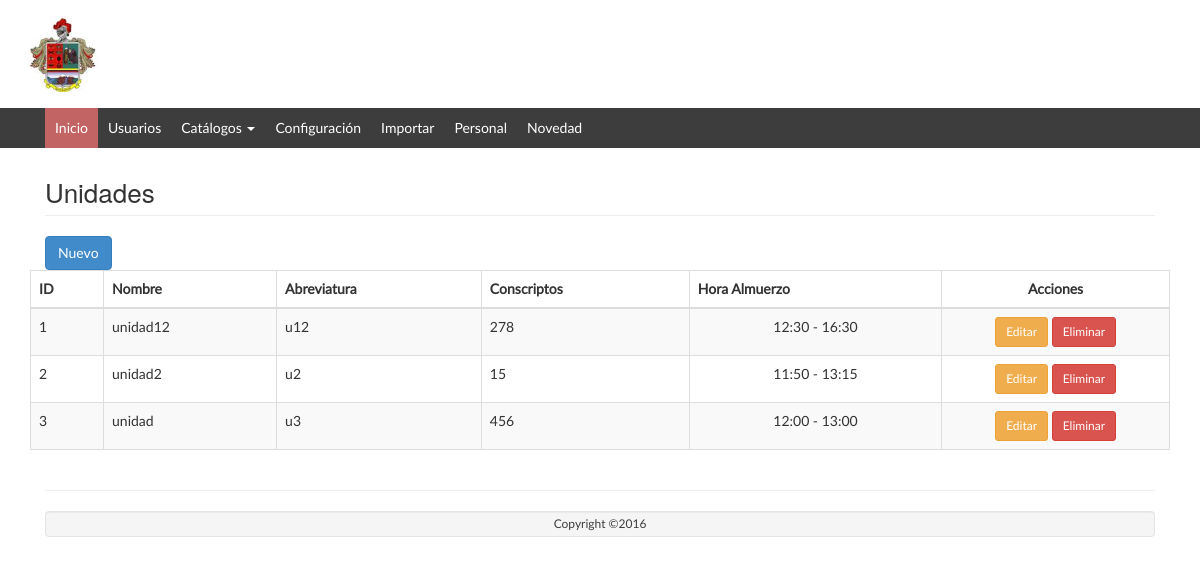
/Unidad/listar/, run on an earlier commit of the app's database.
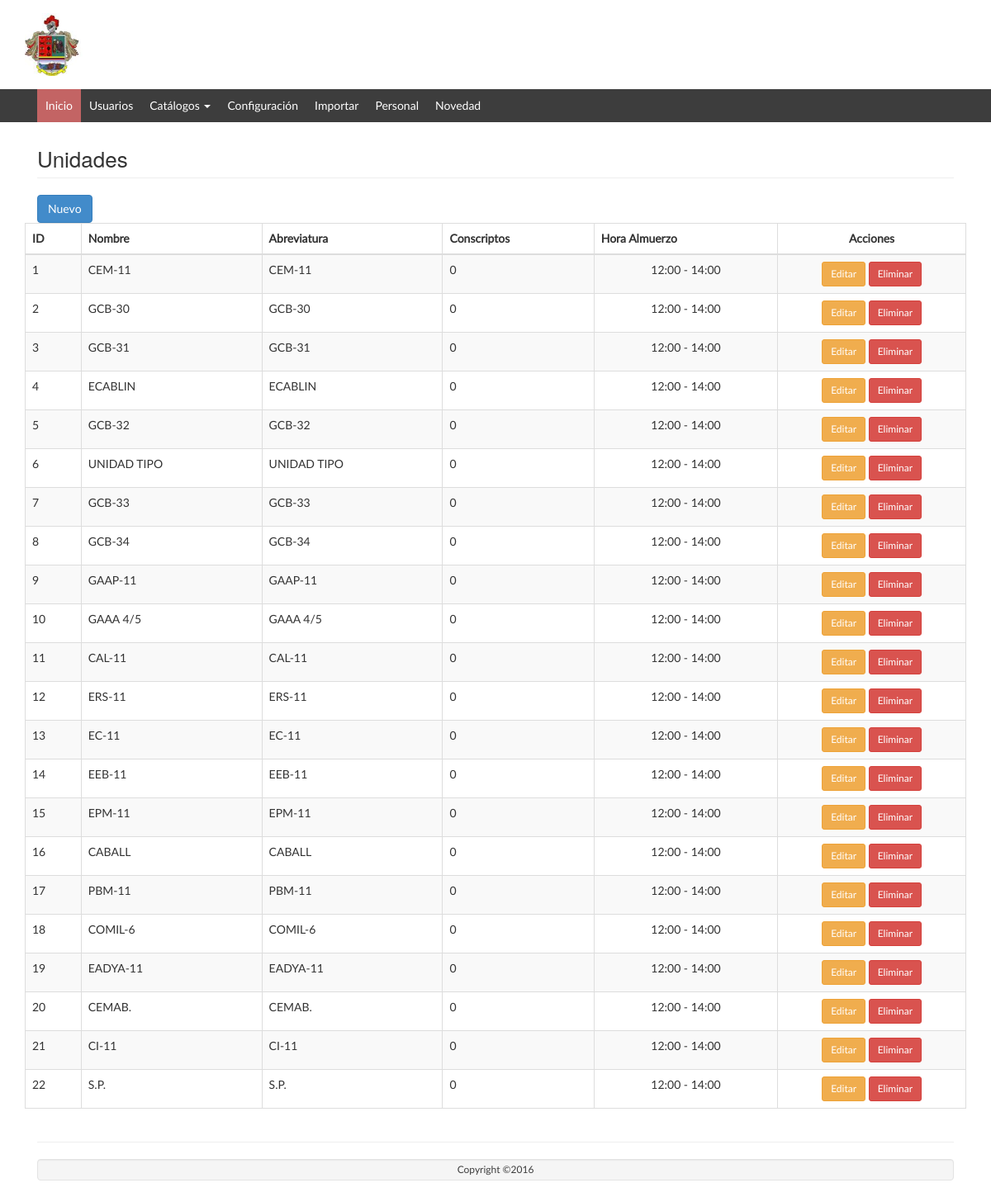
And on a later commit of the database.
### tables this page shows
CREATE TABLE `unidad` (
  `id` int(11) NOT NULL AUTO_INCREMENT,
  `nombre` varchar(128) NOT NULL,
  `descripcion` varchar(256) NOT NULL,
  `abreviatura` varchar(64) NOT NULL,
  `num_conscriptos` int(11) DEFAULT '0',
  `activo` tinyint(4) NOT NULL DEFAULT '1',
  `hora_inicio` time NOT NULL,
  `hora_fin` time NOT NULL,
  PRIMARY KEY (`id`)
);

### app/controllers/UnidadController.php (called while the page is built, shortened)
<?php
require_once (PATH_MODELS . "/UnidadModel.php");
class UnidadController {
	public function listar() {
		$model = new UnidadModel();
		$datos = $model->getlistadoUnidad();
		require_once PATH_VIEWS."/Unidad/view.list.php";
	}
}

### index.php (called while the page is built, shortened)
<?php
if(isset($_GET['action'])){
	$redirect = ($_GET['action']!='')?$_GET['action']:"listar";
}
$controller = new $controllerName();
$controller->$redirect();
?>

### public/views/Unidad/index.php (called while the page is built, shortened)
<?php
require_once("../../../index.php");
?>

### app/models/UnidadModel.php (called while the page is built, shortened)
<?php
require_once(PATH_MODELS."/BaseModel.php");
class UnidadModel {
	public function getlistadoUnidad(){
		$model = new BaseModel();
		$sql = "select * from unidad where activo = 1";
		return $model->execSql($sql, array(),true);
	}
}

### app/models/BaseModel.php (called while the page is built, shortened)
<?php
class BaseModel
{
	private $pdo;
	private function openConexion(){
		try{
			$this->pdo = new PDO('mysql:host='.HOSTNAME_DATABASE.';dbname='.DATABASE.';charset=utf8', USERNAME, PASSWORD);
			$this->pdo->setAttribute(PDO::ATTR_ERRMODE, PDO::ERRMODE_EXCEPTION);
		}
		catch(Exception $e){
			die($e->getMessage());
		}
	}
	private function closeConexion(){
		$this->pdo =  null;
	}
	public function execSql($sql,$parameters, $list = false, $obtainId = false){
		try	{
			$stm = $this->pdo->prepare($sql);
			$stm->execute($parameters);
			if($obtainId){
				$result = $this->pdo->lastInsertId();
			} else {
				if($list){
					$result = $stm->fetchAll(PDO::FETCH_OBJ);
				} else {
					$result = $stm->fetch(PDO::FETCH_OBJ);
				}
			}
		}catch(Exception $e){
			die($e->getMessage());
		}
		return $result;
	}
}

### public/views/Unidad/view.list.php (the view, shortened to what this page needs)
<?php include_once PATH_TEMPLATE.'/header.php';?>
<div class="row">
	<div class="col-lg-12">
    	<h1 class="page-header">Unidades</h1>
   	</div>
</div>
<div class="row">
	<div class="col-lg-12">
		<button class="btn btn-primary" id="modalOpen">
			<i class="glyphicon glyphicon-plus"></i> Nuevo
		</button>
	</div>
	<table class="table table-striped table-bordered table-hover" id="dataTables-example">
    <thead>
	    <tr>
	    	<th>ID</th>
		    <th>Nombre</th>
		    <th>Abreviatura</th>
		    <th>Conscriptos</th>
		    <th>Hora Almuerzo</th>
		    <th style="text-align: center; width: 20%">Acciones</th>
	    </tr>
    </thead>
    <tbody>
    	<?php foreach ($datos as $item) {
    		echo "<tr><td>".$item->id."</td>";
    		echo "<td>".$item->nombre."</td>";
    		echo "<td>".$item->abreviatura."</td>";
    		echo "<td>".$item->num_conscriptos."</td>";
    		echo "<td style='text-align: center;'>".date('H:i',strtotime($item->hora_inicio))." - ".date('H:i',strtotime($item->hora_fin))."</td>";
    		echo "<td align='center'><a href='javascript: loadModal(".$item->id.")' class='btn btn-warning btn-sm' title='Editar' >Editar</a>
					  <a href='javascript:if(confirm(\"Está seguro que desea eliminar el elemento seleccionado?\")){redirect(".$item->id.");}' class='btn btn-danger btn-sm' title='Eliminar'>Eliminar</a></td>";
    	}?>
    </tbody>
    </table>
</div>
<?php include_once PATH_TEMPLATE.'/footer.php';?>
<link href="<?php echo PATH_CSS; ?>/dataTables.bootstrap.css" rel="stylesheet">
<link href="<?php echo PATH_CSS; ?>/bootstrapValidator.min.css" rel="stylesheet">
</body>
</html>

### public/template/header.php (shortened to what this page needs)
<!DOCTYPE html>
<html>
<head>
    <link href="<?php echo PATH_CSS; ?>/bootstrap.min.css" rel="stylesheet" type="text/css" />
    <link href="<?php echo PATH_CSS; ?>/jquery-ui.min.css" rel="stylesheet" type="text/css" />
    <link href="<?php echo PATH_CSS; ?>/google-fonts.css" rel="stylesheet" type="text/css" />
    <link href="<?php echo PATH_CSS; ?>/font-awesome.min.css" rel="stylesheet" type="text/css" />
    <link href="<?php echo PATH_CSS; ?>/style.css" rel="stylesheet" type="text/css" />
      </head>
      <body class="skin-black">
         <div class="navbar navbar-inverse set-radius-zero">
        <div class="container">
            <div class="navbar-header">
                <a class="navbar-brand" href="index.html">
                    <img src="<?php echo PATH_IMAGES.'/ejercito.jpg'?>" width="70px"/>
                </a>
            </div>
        </div>
    </div>
    <section class="menu-section">
        <div class="container">
            <div class="row">
                    <div class="navbar-collapse collapse ">
                        <ul id="menu-top" class="nav navbar-nav">
                            <li><a class="menu-top-active" href="index.html">Inicio</a></li>
                            <li><a href="../../Usuario/listar/">Usuarios</a></li>
                            <li class="dropdown">
                            	<a data-submenu="" data-toggle="dropdown" tabindex="0" aria-expanded="false">Catálogos
                            		<span class="caret"></span>
                            	</a>
                            </li>
                             <li><a href="login.html">Configuración</a></li>
                            <li><a href="blank.html">Importar</a></li>
                            <li><a href="../../Persona/listar/">Personal</a></li>
                            <li><a href="../../Novedad/listar/">Novedad</a></li>
                        </ul>
                    </div>
            </div>
        </div>
    </section>
                <section class="content">
    <div class="content-wrapper">
        <div class="container">
            <div class="row">

### public/template/footer.php (shortened to what this page needs)
  <div class="row">
                <div class="col-xs-12">
                    <hr />
                    <footer class="text-center well">
                        <p>Copyright ©2016</p>
                    </footer>
                </div>
            </div>
</div>
</div>
</div>
 </section>

### public/web/css/style.css (style rules this page uses)
body { overflow-x: hidden!important; font-family: 'Lato', sans-serif; -webkit-font-smoothing: antialiased; min-height: 100%; background: #ffffff; }
.set-radius-zero { border-radius: 0px; -moz-border-radius: 0px; -webkit-border-radius: 0px; }
.menu-section { background-color: #3D3D3D; }
#menu-top a { color: #FFF; text-decoration: none; font-weight: 500; padding: 10px 10px 10px 10px; }
.menu-top-active { background-color: #C36464; }
.navbar-inverse { background-color: #C36464; border-color: transparent; }
.navbar { margin-bottom: 0px; }
footer { padding: 10px; color: #fff; font-size: 12px; background-color: #C36464; }
.navbar-inverse { border-color: transparent; margin-bottom: 0px; background-color: transparent; }
.well { margin-bottom: 0px; padding: 3px; color: #3d3d3d; }
p { margin: 0px; }
.content { padding: 20px 15px; background: #fff; overflow: auto; }
.row { margin-left: 0; margin-right: 0; }
.page-header { font-size: 26px; margin: 10px 0 20px; }

What changed in the data, as far as the page shows it:
changed unidad id 1: nombre "unidad12" → "CEM-11"; abreviatura "u12" → "CEM-11"; num_conscriptos "278" → "0"; hora_inicio "12:30" → "12:00"; hora_fin "16:30" → "14:00"
changed unidad id 2: nombre "unidad2" → "GCB-30"; abreviatura "u2" → "GCB-30"; num_conscriptos "15" → "0"; hora_inicio "11:50" → "12:00"; hora_fin "13:15" → "14:00"
changed unidad id 3: nombre "unidad" → "GCB-31"; abreviatura "u3" → "GCB-31"; num_conscriptos "456" → "0"; hora_fin "13:00" → "14:00"
added unidad: id "4", nombre "ECABLIN", abreviatura "ECABLIN", num_conscriptos "0", hora_inicio "12:00", hora_fin "14:00"
added unidad: id "5", nombre "GCB-32", abreviatura "GCB-32", num_conscriptos "0", hora_inicio "12:00", hora_fin "14:00"
added unidad: id "6", nombre "UNIDAD TIPO", abreviatura "UNIDAD TIPO", num_conscriptos "0", hora_inicio "12:00", hora_fin "14:00"
added unidad: id "7", nombre "GCB-33", abreviatura "GCB-33", num_conscriptos "0", hora_inicio "12:00", hora_fin "14:00"
added unidad: id "8", nombre "GCB-34", abreviatura "GCB-34", num_conscriptos "0", hora_inicio "12:00", hora_fin "14:00"
added unidad: id "9", nombre "GAAP-11", abreviatura "GAAP-11", num_conscriptos "0", hora_inicio "12:00", hora_fin "14:00"
added unidad: id "10", nombre "GAAA 4/5", abreviatura "GAAA 4/5", num_conscriptos "0", hora_inicio "12:00", hora_fin "14:00"
added unidad: id "11", nombre "CAL-11", abreviatura "CAL-11", num_conscriptos "0", hora_inicio "12:00", hora_fin "14:00"
added unidad: id "12", nombre "ERS-11", abreviatura "ERS-11", num_conscriptos "0", hora_inicio "12:00", hora_fin "14:00"
added unidad: id "13", nombre "EC-11", abreviatura "EC-11", num_conscriptos "0", hora_inicio "12:00", hora_fin "14:00"
added unidad: id "14", nombre "EEB-11", abreviatura "EEB-11", num_conscriptos "0", hora_inicio "12:00", hora_fin "14:00"
added unidad: id "15", nombre "EPM-11", abreviatura "EPM-11", num_conscriptos "0", hora_inicio "12:00", hora_fin "14:00"
added unidad: id "16", nombre "CABALL", abreviatura "CABALL", num_conscriptos "0", hora_inicio "12:00", hora_fin "14:00"
added unidad: id "17", nombre "PBM-11", abreviatura "PBM-11", num_conscriptos "0", hora_inicio "12:00", hora_fin "14:00"
added unidad: id "18", nombre "COMIL-6", abreviatura "COMIL-6", num_conscriptos "0", hora_inicio "12:00", hora_fin "14:00"
added unidad: id "19", nombre "EADYA-11", abreviatura "EADYA-11", num_conscriptos "0", hora_inicio "12:00", hora_fin "14:00"
added unidad: id "20", nombre "CEMAB.", abreviatura "CEMAB.", num_conscriptos "0", hora_inicio "12:00", hora_fin "14:00"
added unidad: id "21", nombre "CI-11", abreviatura "CI-11", num_conscriptos "0", hora_inicio "12:00", hora_fin "14:00"
added unidad: id "22", nombre "S.P.", abreviatura "S.P.", num_conscriptos "0", hora_inicio "12:00", hora_fin "14:00"
